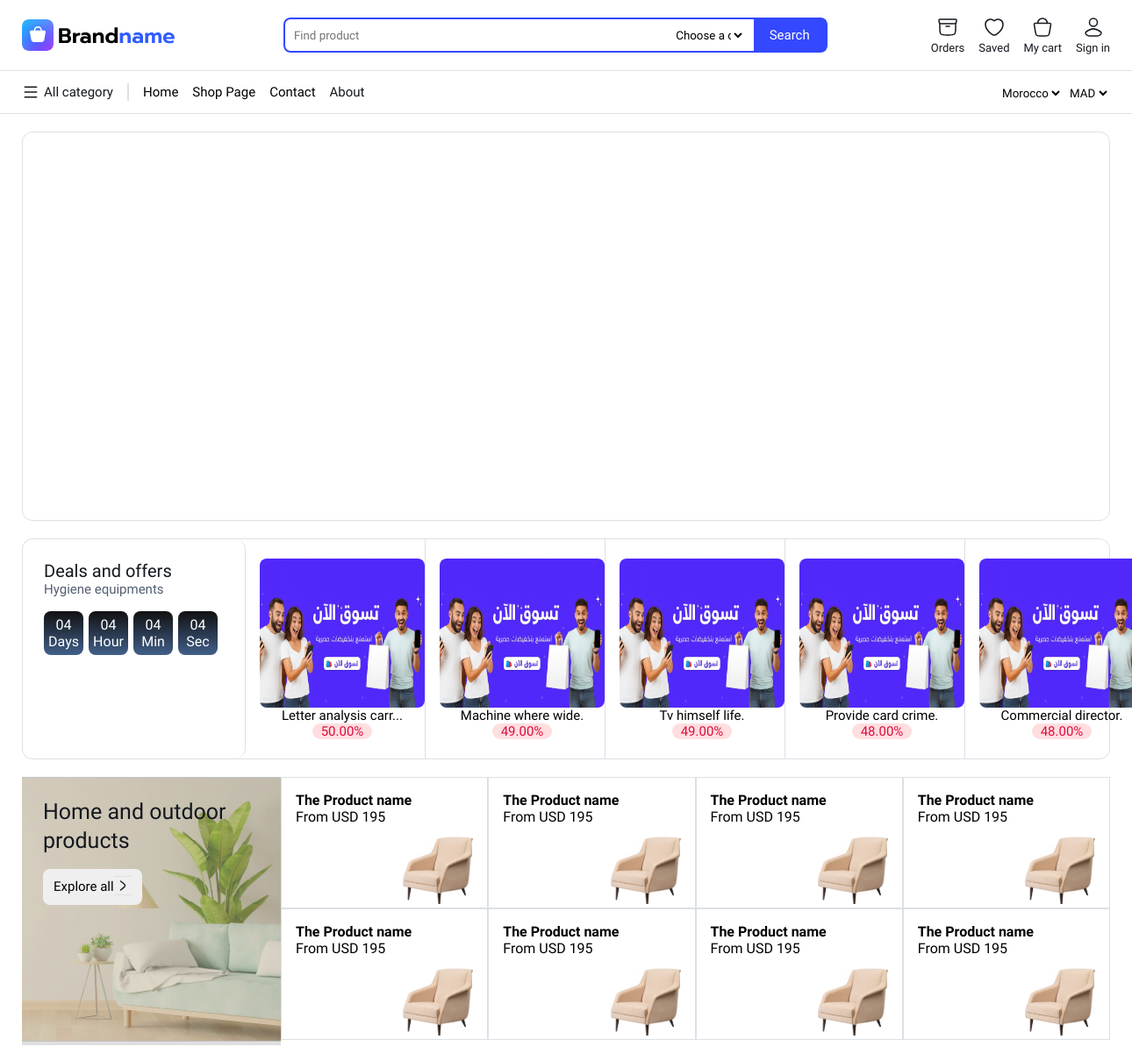
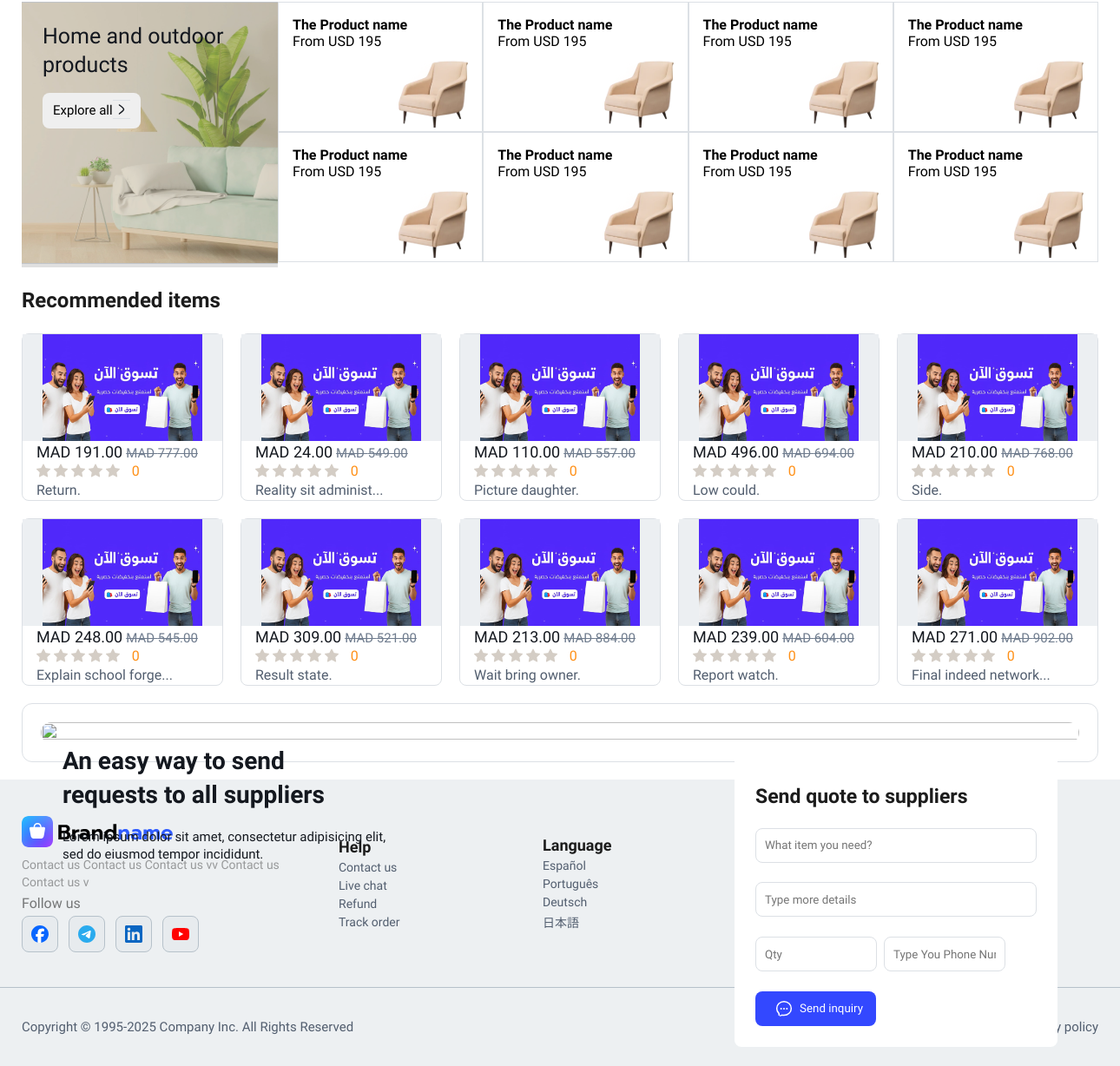
The page / on the database its author committed (2 pictures, top to bottom).
### products/models.py (models this page shows, shortened)
class Product(models.Model):
    id = models.UUIDField(primary_key=True, default=uuid.uuid4, editable=False)
    name = models.CharField(max_length=300)
    price = models.DecimalField(max_digits=10, decimal_places=2, default=0.00)
    old_price = models.DecimalField(max_digits=10, decimal_places=2, null=True, blank=True)
    discount = models.DecimalField(max_digits=4, decimal_places=2, default=0, null=True, blank=True)
    description_1 = models.TextField()
    description_2 = models.TextField(null=True, blank=True)
    description_3 = models.TextField(null=True, blank=True)
    image_1 = models.ImageField(upload_to='products/')
    image_2 = models.ImageField(upload_to='products/', null=True, blank=True)
    image_3 = models.ImageField(upload_to='products/', null=True, blank=True)
    image_4 = models.ImageField(upload_to='products/', null=True, blank=True)
    image_5 = models.ImageField(upload_to='products/', null=True, blank=True)
    image_6 = models.ImageField(upload_to='products/', null=True, blank=True)
    image_7 = models.ImageField(upload_to='products/', null=True, blank=True)
    image_8 = models.ImageField(upload_to='products/', null=True, blank=True)
    image_9 = models.ImageField(upload_to='products/', null=True, blank=True)
    image_10 = models.ImageField(upload_to='products/', null=True, blank=True)
    is_active = models.BooleanField(default=True)
    sales_count = models.PositiveIntegerField(default=0)
    categories = models.ManyToManyField(Category, related_name='products', null=True, blank=True)
    options = models.ManyToManyField(Option, related_name='products', null=True, blank=True)
    color = models.ManyToManyField(Color, related_name='products', null=True, blank=True)
    size = models.ManyToManyField(Size, related_name='products', null=True, blank=True)
    created_at = models.DateTimeField(auto_now_add=True)
    updated_at = models.DateTimeField(auto_now=True)
    def average_rating(self):
        ratings = self.ratings.all()
        if ratings.exists():
            return round(sum(r.rating for r in ratings) / ratings.count(), 2)
        return 0
    class Meta:
        ordering = ['-created_at']

### website/views.py (the view)
# urls.py: path('',views.Home,name='home'),
def Home(request):
    currency = settings.CURRENCY_SYMBOL
    top_discount_products = Product.objects.filter(discount__gt=0).order_by('-discount')[:5]
    new_products = Product.objects.all().order_by('-created_at')[:10]
    hero_images = StoreHeroImage.objects.all()[:10]
    stars = range(1, 6)
    base_context = Base(request)  # جلب logo
    context = {
        'top_discount_products': top_discount_products,
        'new_products': new_products,
        'currency': currency,
        'stars': stars,
        'hero_images': hero_images,
    }
    context.update(base_context)  # دمج logo مع بقية البيانات
    return render(request, 'home.html', context)

### website/context_processors.py (called while the page is built)
def base_vars(request):
    return {
        'main_domin': settings.MINE_DOMINE,
        'currency': settings.CURRENCY_SYMBOL,
        'countries': settings.MINE_COUNTRIES,
    }

def store_settings(request):
    settings_obj = StoreSettings.objects.first()
    return {
        'store_settings': settings_obj
    }

### website/views.py (called while the page is built)
def Base(request):
    logo = StoreSettings.objects.first()
    categorys = Category.objects.all()
    currency = settings.CURRENCY_SYMBOL
    context = {
        'logo':logo,
        'categorys':categorys,
        'currency':currency,
    }
    return context

### website/templates/home.html (shortened to what this page needs)
{% extends 'base.html' %}
{% load static %}
{% block content %}
<link rel="stylesheet" href="{% static 'css/home.css' %}">
<section class="heor-section">
    <div class="swiper mySwiper">
        <div class="swiper-wrapper">
        </div>
    </div>
</section>
<section class="Deals_and_offers">
    <div class="product-offers-card-time">
        <div class="Deals_and_offers-title">
            Deals and offers
        </div>
        <div class="Deals_and_offers-descrption">
            Hygiene equipments
        </div>
        <div class="Deals_and_offers-time-card">
            <div class="time-card">
                <span>04</span>
                <span>Days</span>
            </div>
            <div class="time-card">
                <span>04</span>
                <span>Hour</span>
            </div>
            <div class="time-card">
                <span>04</span>
                <span>Min</span>
            </div>
            <div class="time-card">
                <span>04</span>
                <span>Sec</span>
            </div>
        </div>
    </div>
    {% for product in top_discount_products %}
        <div class="product-offers-card">
            <div class="product-offers-card-image">
                {% if product.image_1 %}
                    <img onclick="viewProductdetailes('{{product.id}}')" src="{{ product.image_1.url }}" alt="{{ product.name }}">
                {% else %}
                    <img  onclick="viewProductdetailes('{{product.id}}')"  src="{% static 'imges/istockphoto-1147544807-612x612.jpg' %}" alt="Product">
                {% endif %}
            </div>
            <div class="product-offers-card-name">
                {{ product.name|slice:":20" }}{% if product.name|length > 20 %}...{% endif %}
            </div>
            <div class="product-offers-card-descount">
                {{ product.discount|default:"--------" }}%
            </div>
        </div>
    {% endfor %}
</section>
<section class="Catigory-section">
    <div class="main-Catigory-section">
        <img src="\static\imges\icon\bg.svg" alt="">
        <div class="main-Catigory-section-countener">
            <h4 class="main-Catigory-section-countener-title">Home and outdoor products</h4>
            <button>
                <span>Explore all</span>
                <span><img src="\static\imges\icon\icon (1).svg" alt=""></span>
            </button>
        </div>
    </div>
    <div class="main-Catigory-section-products-grid">
        <div class="main-Catigory-section-products-items">
            <div class="products-detailes-buy-catugory">
                <h4>The Product name </h4>
                <p>From USD 195</p>
            </div>
            <div class="products-detailes-buy-catugory-images">
                <img src="\static\imges\icon\img-prodycts.svg" alt="">
            </div>
        </div>
        <div class="main-Catigory-section-products-items">
            <div class="products-detailes-buy-catugory">
                <h4>The Product name </h4>
                <p>From USD 195</p>
            </div>
            <div class="products-detailes-buy-catugory-images">
                <img src="\static\imges\icon\img-prodycts.svg" alt="">
            </div>
        </div>
        <div class="main-Catigory-section-products-items">
            <div class="products-detailes-buy-catugory">
                <h4>The Product name </h4>
                <p>From USD 195</p>
            </div>
            <div class="products-detailes-buy-catugory-images">
                <img src="\static\imges\icon\img-prodycts.svg" alt="">
            </div>
        </div>
        <div class="main-Catigory-section-products-items">
            <div class="products-detailes-buy-catugory">
                <h4>The Product name </h4>
                <p>From USD 195</p>
            </div>
            <div class="products-detailes-buy-catugory-images">
                <img src="\static\imges\icon\img-prodycts.svg" alt="">
            </div>
        </div>
        <div class="main-Catigory-section-products-items">
            <div class="products-detailes-buy-catugory">
                <h4>The Product name </h4>
                <p>From USD 195</p>
            </div>
            <div class="products-detailes-buy-catugory-images">
                <img src="\static\imges\icon\img-prodycts.svg" alt="">
            </div>
        </div>
        <div class="main-Catigory-section-products-items">
            <div class="products-detailes-buy-catugory">
                <h4>The Product name </h4>
                <p>From USD 195</p>
            </div>
            <div class="products-detailes-buy-catugory-images">
                <img src="\static\imges\icon\img-prodycts.svg" alt="">
            </div>
        </div>
        <div class="main-Catigory-section-products-items">
            <div class="products-detailes-buy-catugory">
                <h4>The Product name </h4>
                <p>From USD 195</p>
            </div>
            <div class="products-detailes-buy-catugory-images">
                <img src="\static\imges\icon\img-prodycts.svg" alt="">
            </div>
        </div>
        <div class="main-Catigory-section-products-items">
            <div class="products-detailes-buy-catugory">
                <h4>The Product name </h4>
                <p>From USD 195</p>
            </div>
            <div class="products-detailes-buy-catugory-images">
                <img src="\static\imges\icon\img-prodycts.svg" alt="">
            </div>
        </div>
    </div>
</section>
<section class="Catigory-section">
    <div class="main-Catigory-section">
        <img src="\static\imges\icon\bg.svg" alt="">
        <div class="main-Catigory-section-countener">
            <h4 class="main-Catigory-section-countener-title">Home and outdoor products</h4>
            <button>
                <span>Explore all</span>
                <span><img src="\static\imges\icon\icon (1).svg" alt=""></span>
            </button>
        </div>
    </div>
    <div class="main-Catigory-section-products-grid">
        <div class="main-Catigory-section-products-items">
            <div class="products-detailes-buy-catugory">
                <h4>The Product name </h4>
                <p>From USD 195</p>
            </div>
            <div class="products-detailes-buy-catugory-images">
                <img src="\static\imges\icon\img-prodycts.svg" alt="">
            </div>
        </div>
        <div class="main-Catigory-section-products-items">
            <div class="products-detailes-buy-catugory">
                <h4>The Product name </h4>
                <p>From USD 195</p>
            </div>
            <div class="products-detailes-buy-catugory-images">
                <img src="\static\imges\icon\img-prodycts.svg" alt="">
            </div>
        </div>
        <div class="main-Catigory-section-products-items">
            <div class="products-detailes-buy-catugory">
                <h4>The Product name </h4>
                <p>From USD 195</p>
            </div>
            <div class="products-detailes-buy-catugory-images">
                <img src="\static\imges\icon\img-prodycts.svg" alt="">
            </div>
        </div>
        <div class="main-Catigory-section-products-items">
            <div class="products-detailes-buy-catugory">
                <h4>The Product name </h4>
                <p>From USD 195</p>
            </div>
            <div class="products-detailes-buy-catugory-images">
                <img src="\static\imges\icon\img-prodycts.svg" alt="">
            </div>
        </div>
        <div class="main-Catigory-section-products-items">
            <div class="products-detailes-buy-catugory">
                <h4>The Product name </h4>
                <p>From USD 195</p>
            </div>
            <div class="products-detailes-buy-catugory-images">
                <img src="\static\imges\icon\img-prodycts.svg" alt="">
            </div>
        </div>
        <div class="main-Catigory-section-products-items">
            <div class="products-detailes-buy-catugory">
                <h4>The Product name </h4>
                <p>From USD 195</p>
            </div>
            <div class="products-detailes-buy-catugory-images">
                <img src="\static\imges\icon\img-prodycts.svg" alt="">
            </div>
        </div>
        <div class="main-Catigory-section-products-items">
            <div class="products-detailes-buy-catugory">
                <h4>The Product name </h4>
                <p>From USD 195</p>
            </div>
            <div class="products-detailes-buy-catugory-images">
                <img src="\static\imges\icon\img-prodycts.svg" alt="">
            </div>
        </div>
        <div class="main-Catigory-section-products-items">
            <div class="products-detailes-buy-catugory">
                <h4>The Product name </h4>
                <p>From USD 195</p>
            </div>
            <div class="products-detailes-buy-catugory-images">
                <img src="\static\imges\icon\img-prodycts.svg" alt="">
            </div>
        </div>
    </div>
</section>
 <section class="products-section">
    <h1>Recommended items</h1>
    <div class="products-grid">
{% if not new_products %}
    <style>
        .products-grid{
            display: flex;
            align-items: center;
            justify-content: center;
        }
    </style>
    <div class="empty-products">
        <div class="empty-products-container">
            <div class="empty-products-icon">
                <i class="bi bi-box-seam" style="font-size: 4rem; color: #ccc;"></i>
            </div>
            <div class="empty-products-message">
                <h3>No products found</h3>
                <p>Sorry, there are no products available at this time.</p>
            </div>
        </div>
    </div>
{% else %}
    {% for new in new_products %}
        <div class="product-card">
            <div class="products-img">
                {% if new.image_1 %}
                    <img  onclick="viewProductdetailes('{{new.id}}')"  src="{{ new.image_1.url }}" alt="{{ new.name }}">
                {% else %}
                    <img  onclick="viewProductdetailes('{{new.id}}')"  src="{% static 'imges/istockphoto-1147544807-612x612.jpg' %}" alt="Product">
                {% endif %}
            </div>
            <div class="products-prices">
                <span class="main-price">{{ currency }}{{ new.price }}</span>
                {% if new.old_price %}
                    <span class="old-price">{{ currency }}{{ new.old_price }}</span>
                {% endif %}
            </div>
            <div class="products-range">
                <div class="products-range22">
                    <div class="products-range33">
                        {% for i in stars %}
                            {% if i <= new.average_rating %}
                                <i class="bi bi-star-fill"></i>
                            {% else %}
                                <i class="bi bi-star-fill bi-star-fill2"></i>
                            {% endif %}
                        {% endfor %}
                        <span>{{ new.average_rating }}</span>
                    </div>
                </div>
            </div>
            <div class="products-name">
                {{ new.name|slice:":20" }}{% if new.name|length > 20 %}...{% endif %}
            </div>
        </div>
    {% endfor %}
{% endif %}
    </div>
 </section>
<section class="home-contact-section">
    <div class="home-contact-section-div">
        <img src="\static\imges\icon\image 103.svg" alt="">
        <div class="home-contact-section-img-grig">
            <div class="contact-title-home">
                <h2>
                    An easy way to send requests to all suppliers
                </h2>
                <p>
                    Lorem ipsum dolor sit amet, consectetur adipisicing elit, sed do eiusmod tempor incididunt.
                </p>
            </div>
            <div id="Sendinquiry-form" action="">
                <label for="">Send quote to suppliers</label>
                <input type="text" name="" id="suppliers-input" placeholder="What item you need?">
                <input type="text" id="Sendinquiry_details" placeholder="Type more details">
                <div class="form-group">
                    <input type="text" id="Sendinquiry_Qty" placeholder="Qty">
                    <input type="text" id="Sendinquiry_phone" placeholder="Type You Phone Number">
                </div>
                <button onclick="Sendinquiry()">
                    <span>Send inquiry</span>
                    <span><img src="\static\imges\icon\elements (2).svg" alt=""></span>
                </button>
            </div>
        </div>
    </div>
</section>
<link rel="stylesheet" href="https://unpkg.com/swiper/swiper-bundle.min.css"/>
{% endblock %}

### website/static/css/base.css (style rules this page uses)
* { padding: 0; margin: 0; box-sizing: border-box; font-family: "Changa", sans-serif; font-optical-sizing: auto; }

### rows shown on the page
Product: image_1 (placeholder picture), name "Letter analysis carr", discount "50.00"
Product: image_1 (placeholder picture), name "Machine where wide.", discount "49.00"
Product: image_1 (placeholder picture), name "Tv himself life.", discount "49.00"
Product: image_1 (placeholder picture), name "Provide card crime.", discount "48.00"
Product: image_1 (placeholder picture), name "Commercial director.", discount "48.00"
Product: image_1 (placeholder picture), currency "MAD", price "191.00", old_price "777.00", average_rating "0", name "Return."
Product: image_1 (placeholder picture), currency "MAD", price "24.00", old_price "549.00", average_rating "0", name "Reality sit administ"
Product: image_1 (placeholder picture), currency "MAD", price "110.00", old_price "557.00", average_rating "0", name "Picture daughter."
Product: image_1 (placeholder picture), currency "MAD", price "496.00", old_price "694.00", average_rating "0", name "Low could."
Product: image_1 (placeholder picture), currency "MAD", price "210.00", old_price "768.00", average_rating "0", name "Side."
Product: image_1 (placeholder picture), currency "MAD", price "248.00", old_price "545.00", average_rating "0", name "Explain school forge"
Product: image_1 (placeholder picture), currency "MAD", price "309.00", old_price "521.00", average_rating "0", name "Result state."
Product: image_1 (placeholder picture), currency "MAD", price "213.00", old_price "884.00", average_rating "0", name "Wait bring owner."
Product: image_1 (placeholder picture), currency "MAD", price "239.00", old_price "604.00", average_rating "0", name "Report watch."
Product: image_1 (placeholder picture), currency "MAD", price "271.00", old_price "902.00", average_rating "0", name "Final indeed network"

### other values the page prints
form field value "Morocco"
form field value "MAD"
